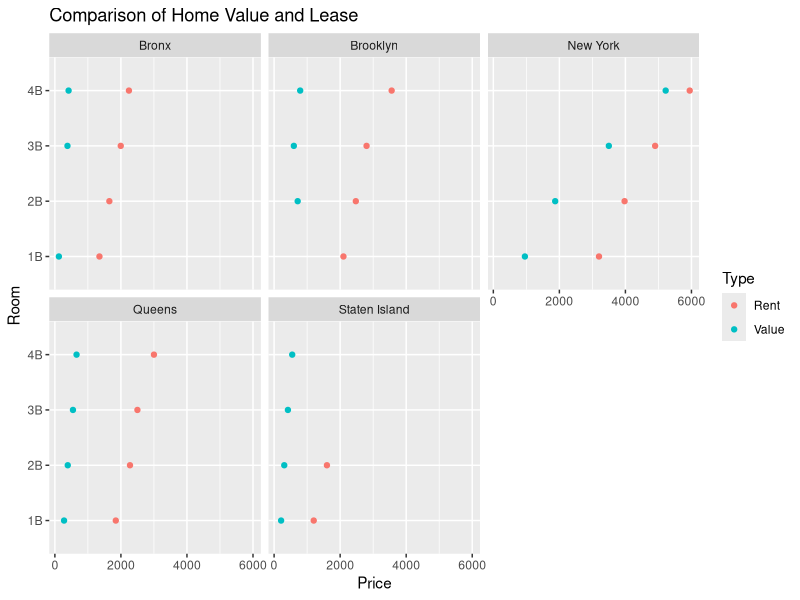

Here is the R script that generated this plot:
## ---- chunk 1
library(ggplot2)
library(reshape2)

home_value = read.csv("home_value.csv")
home_value$Price = home_value$Price/1000
rent_value = read.csv("Med_Rent.csv")
data = rbind(home_value,rent_value)

ggplot(data, aes(Room, Price)) +   
  geom_point(aes(color = Type ))+
  facet_wrap(~RegionName, ncol=3)+coord_flip()+
  ggtitle("Comparison of Home Value and Lease")
